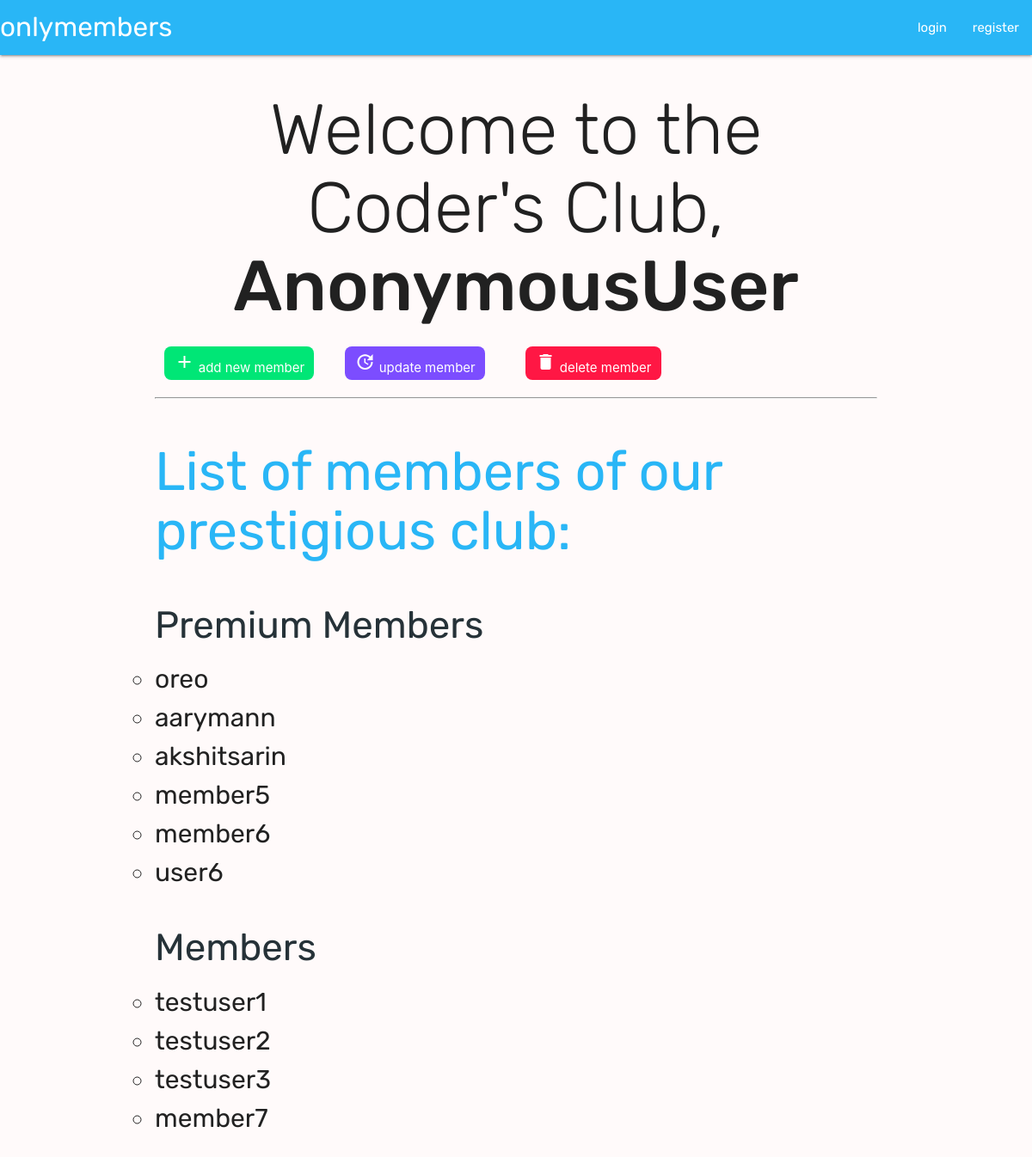
The app's page /, older data.
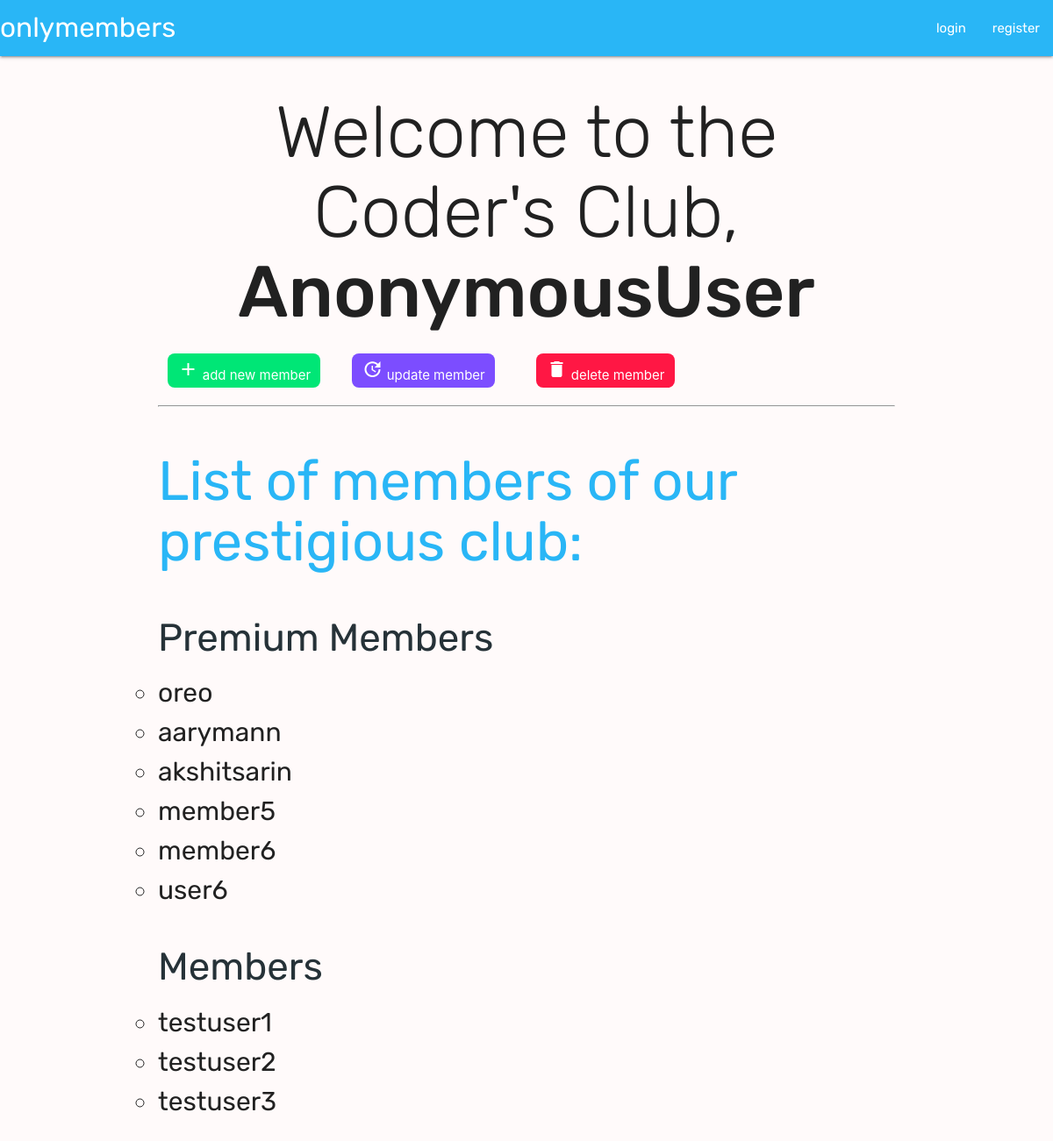
The same page, newer data.
### hello/models.py (models this page shows, shortened)
class Member(models.Model):
    username = models.CharField(max_length=120)

### hello/views.py (the view)
# urls.py: path('', home_view, name='home'),
def home_view(request):
    users = User.objects.all()
    members = [member.username for member in Member.objects.all()]
    return render(request, 'home.html', {'users': users, 'members': members})

### templates/home.html
{% extends "base.html" %}
{% block content %}
<h1 class="display-1" id="head-1">Welcome to the Coder's Club, <strong>{{ user }}</strong></h1>
<div class=row>
    <div class="col s3">
    <form action="/create">
        <button id="create-btn"><i class="material-icons">add</i> add new member</button>
    </form>
    </div>
    <div class="col s3">
    <form action="/update_member">
        <button id="update-btn"><i class= "material-icons">update</i> update member</span></button>
    </form>
    </div>
    <div class="col s3">
    <form action="/delete_member">
        <button id="yeet-btn"><i class="material-icons">delete</i> delete member</button>
    </form>
    </div>
</div>
<hr>
<h1 id="head-2">List of members of our prestigious club:</h1>
<div id="member-lists">
    <ul id="member-usernames">
        <div id='premium'>
            <h3>Premium Members</h3>
            {% for user in users %}
            <li class="user">{{ user }}</li>
            {% endfor %}
        </div>
        <div id="regular">
            <h3>Members</h3>
            {% for member in members %}
            <li class="member">{{ member }}</li>
            {% endfor %}
        </div>
    </ul>
</div>
{% endblock %}

Row changes from the older to the newer data that the page shows:
removed Member: members "member7"
